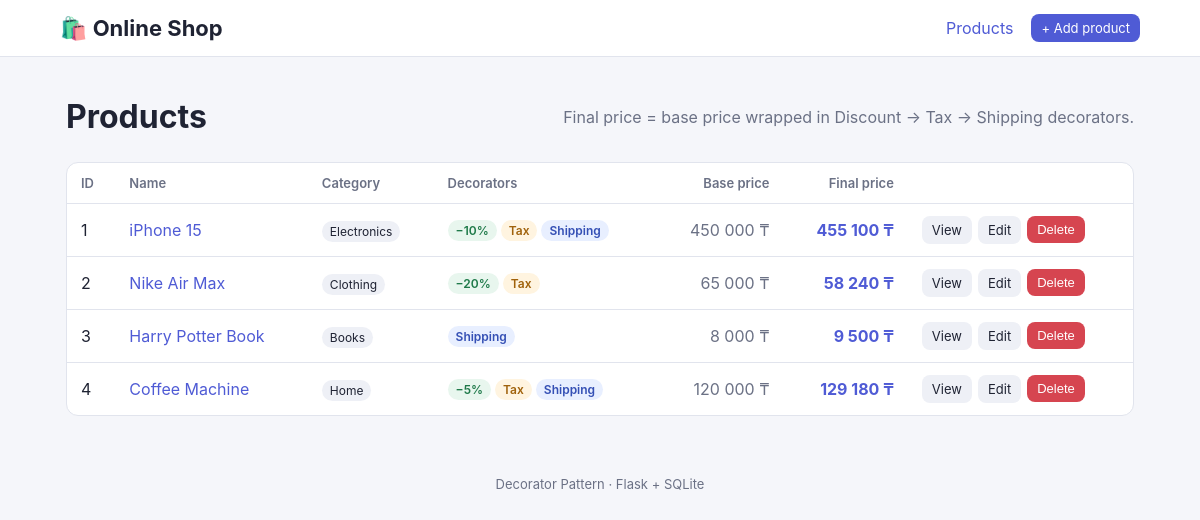
The page / on the database its author committed.
### tables this page shows
CREATE TABLE products (
            id INTEGER PRIMARY KEY AUTOINCREMENT,
            name TEXT NOT NULL,
            price REAL NOT NULL CHECK(price > 0),
            category TEXT NOT NULL,
            discount INTEGER NOT NULL DEFAULT 0 CHECK(discount BETWEEN 0 AND 90),
            apply_tax INTEGER NOT NULL DEFAULT 0,
            apply_shipping INTEGER NOT NULL DEFAULT 0
        );

### app.py (the view)
@app.route("/")
def index():
    products = [(row, decorate(row)) for row in db.get_all_products()]
    return render_template("index.html", products=products)

### app.py (called while the page is built)
def to_product(row):
    return Product(row["id"], row["name"], row["price"], row["category"])

def decorate(row):
    return apply_decorators(
        to_product(row),
        discount=row["discount"],
        tax=bool(row["apply_tax"]),
        shipping=bool(row["apply_shipping"]),
    )

@app.template_filter("money")
def money(value):
    return f"{value:,.0f} ₸".replace(",", " ")

### database.py (called while the page is built)
def connect():
    conn = sqlite3.connect(DB_NAME)
    conn.row_factory = sqlite3.Row
    return conn

def get_all_products():
    conn = connect()
    rows = conn.execute("SELECT * FROM products ORDER BY id").fetchall()
    conn.close()
    return rows

### templates/index.html (shortened to what this page needs)
{% extends "base.html" %}
{% block content %}
<div class="page-head">
    <h1>Products</h1>
    <p class="hint">Final price = base price wrapped in Discount → Tax → Shipping decorators.</p>
</div>
{% if products %}
<div class="table-wrap">
<table>
    <thead>
    <tr>
        <th>ID</th><th>Name</th><th>Category</th><th>Decorators</th>
        <th class="num">Base price</th><th class="num">Final price</th><th></th>
    </tr>
    </thead>
    <tbody>
    {% for row, component in products %}
    <tr>
        <td>{{ row.id }}</td>
        <td><a href="{{ url_for('detail', product_id=row.id) }}">{{ row.name }}</a></td>
        <td><span class="tag">{{ row.category }}</span></td>
        <td><div class="chips">
            {% if row.discount %}<span class="chip discount">−{{ row.discount }}%</span>{% endif %}
            {% if row.apply_tax %}<span class="chip tax">Tax</span>{% endif %}
            {% if row.apply_shipping %}<span class="chip shipping">Shipping</span>{% endif %}
        </div></td>
        <td class="num muted">{{ row.price | money }}</td>
        <td class="num final">{{ component.get_price() | money }}</td>
        <td><div class="row-actions">
            <a class="button small secondary" href="{{ url_for('detail', product_id=row.id) }}">View</a>
            <a class="button small secondary" href="{{ url_for('edit', product_id=row.id) }}">Edit</a>
            <form method="POST" action="{{ url_for('delete', product_id=row.id) }}"
                  onsubmit="return confirm('Delete {{ row.name }}?')">
                <button class="small danger">Delete</button>
            </form>
        </div></td>
    </tr>
    {% endfor %}
    </tbody>
</table>
</div>
{% else %}
<section class="panel center">
    <p>No products yet.</p>
    <a class="button" href="{{ url_for('add') }}">Add the first product</a>
</section>
{% endif %}
{% endblock %}

### templates/base.html (shortened to what this page needs)
<!DOCTYPE html>
<html lang="en">
<head>
    <link rel="stylesheet" href="{{ url_for('static', filename='style.css') }}">
</head>
<body>
<header>
    <a class="logo" href="{{ url_for('index') }}">🛍️ Online Shop</a>
    <nav>
        <a href="{{ url_for('index') }}">Products</a>
        <a class="button small" href="{{ url_for('add') }}">+ Add product</a>
    </nav>
</header>
<main class="container">
    {% block content %}{% endblock %}
</main>
<footer>Decorator Pattern · Flask + SQLite</footer>
</body>
</html>

### static/style.css (style rules this page uses)
:root { --bg: #f5f6fa; --card: #ffffff; --border: #e1e4ed; --text: #1f2333; --muted: #6b7185; --accent: #4f5bd5; --danger: #d64550; --discount: #e8f6ee; --discount-text: #1f7a4a; --tax: #fff4e0; --tax-text: #a0620b; --shipping: #e8efff; --shipping-text: #3550b5; }
* { box-sizing: border-box; }
body { margin: 0; font-family: -apple-system, "Segoe UI", Arial, sans-serif; background: var(--bg); color: var(--text); }
a { color: var(--accent); text-decoration: none; }
header { background: var(--card); border-bottom: 1px solid var(--border); padding: 14px 5%; display: flex; justify-content: space-between; align-items: center; flex-wrap: wrap; gap: 12px; }
.logo { font-size: 22px; font-weight: bold; color: var(--text); }
nav { display: flex; align-items: center; gap: 18px; }
.container { max-width: 1100px; margin: 30px auto; padding: 0 16px; }
footer { text-align: center; color: var(--muted); font-size: 13px; padding: 30px 0; }
h1 { margin: 10px 0; }
.page-head { display: flex; justify-content: space-between; align-items: center; flex-wrap: wrap; gap: 12px; margin-bottom: 16px; }
.hint, .muted { color: var(--muted); }
form { display: grid; gap: 10px; }
button, .button { padding: 10px 16px; background: var(--accent); color: #fff; border: none; border-radius: 8px; cursor: pointer; font-size: 15px; display: inline-block; text-align: center; }
.button.secondary { background: #eef0f6; color: var(--text); }
.danger { background: var(--danger); }
.small { padding: 6px 10px; font-size: 13px; }
.table-wrap { overflow-x: auto; background: var(--card); border: 1px solid var(--border); border-radius: 12px; }
table { width: 100%; border-collapse: collapse; }
th, td { padding: 12px 14px; border-bottom: 1px solid var(--border); text-align: left; white-space: nowrap; }
th { font-size: 13px; color: var(--muted); font-weight: 600; }
tr:last-child td { border-bottom: none; }
.num { text-align: right; }
.final { font-weight: bold; color: var(--accent); }
.row-actions { display: flex; gap: 6px; }
.row-actions form { display: inline; }
.tag { font-size: 12px; background: #eef0f6; padding: 3px 8px; border-radius: 20px; }
.chips { display: flex; gap: 4px; }
.chip { font-size: 12px; padding: 3px 8px; border-radius: 20px; font-weight: 600; }
.chip.discount { background: var(--discount); color: var(--discount-text); }
.chip.tax { background: var(--tax); color: var(--tax-text); }
.chip.shipping { background: var(--shipping); color: var(--shipping-text); }

### rows shown on the page
products: id "1", name "iPhone 15", category "Electronics", discount "10", apply_tax "Tax", apply_shipping "Shipping", price "450 000 ₸", get_price "455 100 ₸"
products: id "2", name "Nike Air Max", category "Clothing", discount "20", apply_tax "Tax", price "65 000 ₸", get_price "58 240 ₸"
products: id "3", name "Harry Potter Book", category "Books", apply_shipping "Shipping", price "8 000 ₸", get_price "9 500 ₸"
products: id "4", name "Coffee Machine", category "Home", discount "5", apply_tax "Tax", apply_shipping "Shipping", price "120 000 ₸", get_price "129 180 ₸"
